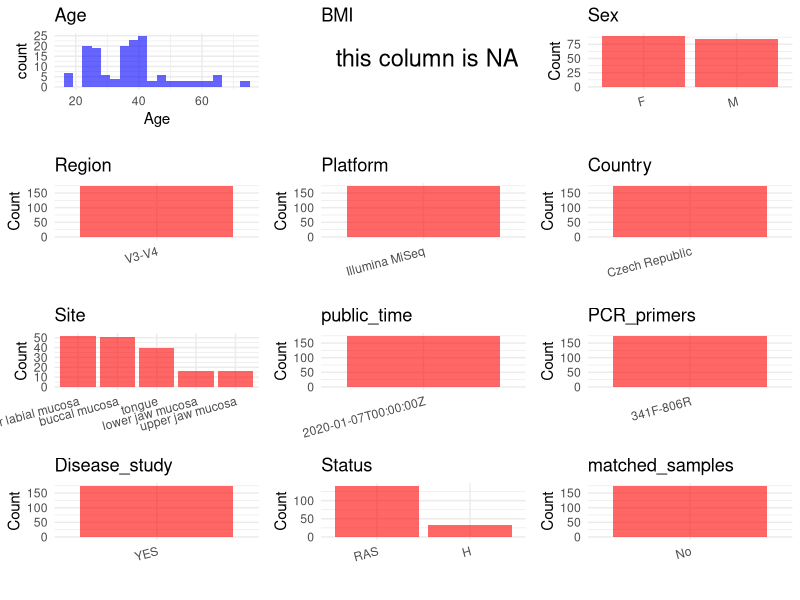

Write R code to recreate this figure. (Note: this script raises an error after producing the figure.)
## ---- chunk 1
# Load necessary libraries
library(dplyr)
library(ggplot2)
library(cowplot)
library(stringr)

# Set working directory (update this path to your local directory)
setwd("/home/hby/oral_project/PRJNA521448")

# Read the initial metadata files
initial_meta <- read.csv("SraRunTable.csv", header = T)

# Combine the two metadata files
# meta <- rbind(initial_meta, initial_meta1)

# Remove entries non-oral samples
# initial_meta <- subset(initial_meta,isolate %in% c("saliva","tongue coat"))

# Check the number of samples containing "HT" in Sample.Name (e.g., healthy controls)
# nrow(subset(meta, grepl("HT", Sample.Name)))

# Display the first few rows of the metadata
head(initial_meta)
## ---- chunk 2
# Create a uniform metadata dataframe
metadata <- data.frame(
  BioProject = initial_meta$BioProject,
  Run = initial_meta$Run,
  sample_name = initial_meta$host_subject_id,
  Sex = initial_meta$host_sex,
  Age = initial_meta$Host_age,
  Platform = initial_meta$Instrument,
  Country = initial_meta$geo_loc_name_country,
  Site = initial_meta$SampleSite,
  public_time = initial_meta$ReleaseDate,
  Status = initial_meta$disease,
  PCR_primers = initial_meta$primers,
  BMI = NA,
  stringsAsFactors = FALSE
) %>%
  mutate(
    Status = case_when(
      Status == "Ctrl" ~ "H",
      Status == "RAS" ~ "RAS",
    ),
    Sex = case_when(
      Sex == "male" ~ "M",
      Sex == "female" ~ "F"
    ),
    Site = case_when(
      Site == "Ch" ~ "buccal mucosa",
      Site == "LL" ~ "lower labial mucosa",
      Site == "UM" ~ "upper jaw mucosa",
      Site == "T" ~ "tongue",
      Site == "LM" ~ "lower jaw mucosa",
    )
  )
metadata <- metadata %>%
  mutate(
    PCR_primers = case_when(
      tolower(PCR_primers) == "341f/806r" ~ "341F-806R",
      tolower(PCR_primers) == "341f-806r" ~ "341F-806R",
      TRUE ~ PCR_primers
    )
  ) %>%
  filter(PCR_primers == "341F-806R")
## ---- chunk 3
# Add information obtained from the publication
metadata$Region <- "V3-V4"
metadata$title <- "Oral Microbiota Composition and Antimicrobial Antibody Response in Patients with Recurrent Aphthous Stomatitis"
metadata$Disease_study <- "YES"
metadata$matched_samples <- "No"

cat("\nFinal sample distribution:\n")
table(metadata$sample_name)
table(metadata$Site)
table(metadata$matched_samples)
## ---- chunk 4
# Check the number of unique runs and sample names
print(paste("Number of unique runs:", length(unique(metadata$Run))))
print(paste("Number of unique sample names:", length(unique(metadata$sample_name))))
## ---- chunk 5
# Select columns for visualization
plot_data <- metadata %>%
  select(-BioProject, -Run, -sample_name, -title)

# Function to create simple plots for each column
create_simple_plots <- function(data) {
  plots <- list()

  for (col in colnames(data)) {
    # Check if the column is all NA
    if (all(is.na(data[[col]]))) {
      # Create an empty plot with text indicating all NA
      p <- ggplot() +
        annotate("text", x = 0.5, y = 0.5, label = "this column is NA", size = 6) +
        labs(title = col) +
        theme_void()
    } else if (is.numeric(data[[col]])) {
      # Numeric variable: histogram
      p <- ggplot(data, aes(x = .data[[col]])) +
        geom_histogram(fill = "blue", alpha = 0.6, bins = 20, na.rm = TRUE) +
        labs(title = col) +
        theme_minimal()
    } else {
      # Categorical variable: bar plot (remove NA values)
      count_data <- as.data.frame(table(data[[col]], useNA = "ifany"))
      p <- ggplot(count_data, aes(x = reorder(Var1, -Freq), y = Freq)) +
        geom_col(fill = "red", alpha = 0.6) +
        labs(title = col, x = NULL, y = "Count") +
        theme_minimal() +
        theme(axis.text.x = element_text(angle = 15, hjust = 1))
    }
    plots[[col]] <- p
  }

  return(plots)
}

# Generate and arrange plots
plots <- create_simple_plots(plot_data)
p <- plot_grid(plots$Age,
  plots$BMI,
  plots$Sex,
  plots$Region,
  plots$Platform,
  plots$Country,
  plots$Site,
  plots$public_time,
  plots$PCR_primers,
  plots$Disease_study,
  plots$Status,
  plots$matched_samples, # add
  ncol = 3, align = "hv", axis = "lb"
)
ggsave("Metadata_Summary.png", plot = p, width = 8, height = 6, dpi = 150)
## ---- chunk 6
knitr::include_graphics("Metadata_Summary.png")
## ---- chunk 7
# Reorder columns to match the desired format
metadata <- metadata[, c(
  "BioProject", "Run", "sample_name", "Age", "BMI", "Sex",
  "Region", "Platform", "Country", "Site", "public_time",
  "PCR_primers", "title", "Disease_study", "Status", "matched_samples"
)]

# Export the uniform metadata to a CSV file
write.csv(metadata, file = "metadata.csv", quote = FALSE)
head(metadata)
